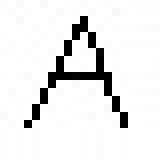
#> input picture Neural Networks - Kohenen Maps/a.jpg, 20 x 20 px (shown 8 times larger)
$ python som_example_1D_letter_recognition.py
#> lines starting #> are read from the running program, lines starting #| are printed output that depends on the picture
### Neural Networks - Kohenen Maps/neural_network.py
import numpy as np
from matplotlib.pyplot import *
from mpl_toolkits.mplot3d import Axes3D
import cv2

class MLP(object): # Trida pro MLP site

    # [61 lines left out: functions __init__, X_bias, v, phi, Y, dphidv, not called in this run]
    def test(self,v):
        dphidv_ = 2 * np.exp(-v) / (1. + np.exp(-v)) ** 2
        return dphidv_
    # [146 lines left out: functions dydw, Jv, Jw, Jacobian, Jw_Jv, W_V_LM and 2 more, not called in this run]


#Class of different types of HONU neural units. Divison LNU/QNU/CNU and SampleBySample/Batch
#This class is made in such a way that switching LNU/QNU/CNU can be done by simply switching of all names LNU/QNU/CNU in a script

# V teto tride komentar pouze k QNU_Batch a k QNU sample, nebot se vse dale opakuje
class HONU(object): # HONU trida
    class QNU_Batch(object): # Podtrida QNU - argument je DIM viz funkce input_DIM.
        # PRO DAVKOVE UCENI (+Jakobian, jinak podobne jako Sample)
        '''
        Object QNU neuronu pro davkove uceni
        '''
        # [74 lines left out: functions __init__, Jacobian, col_W_from_W, Y, not called in this run]

    class QNU_Sample(object): # dle QNU_Batch
        '''
        Objekt QNU neuronu pro krokove uceni
        '''
        # [58 lines left out: functions __init__, col_X, col_W_from_W, not called in this run]

        def Y(self,col_X,col_W):
            Y = np.dot(col_X,col_W)
            return Y

    class LNU_Sample(object):
        # [37 lines left out: functions __init__, col_X, col_W_from_W, not called in this run]

        def Y(self,col_X,col_W):
            Y = np.dot(col_X,col_W)
            return  Y

    class LNU_Batch(object):
        # [51 lines left out: functions __init__, Jacobian, col_W_from_W, Y, not called in this run]
    # CNU BATCH FINISHED
    class CNU_Batch(object):
        # [73 lines left out: functions __init__, Jacobian, col_W_from_W, Y, not called in this run]


    class CNU_Sample(object):
        # [54 lines left out: functions __init__, col_X, col_W_from_W, not called in this run]

        def Y(self, col_X, col_W):
            Y = np.dot(col_X, col_W)
            return Y


'''
Prace s vektorem/matici vstupu
'''
#Trida s kterou lze manipulovat se vstupni matici -> Asi zbytecne komplikovane naprogramovana, vychazi z ni funkce force_recurrent....
# Asi neni treba komentovat
class Dynamic_batch(object):
    def __init__(self,yr,number_of_reccurents,initial):
        self.input = np.ones((int(yr.shape[0]),number_of_reccurents))*initial
    def init_matrix(self):
        return self.input
    # [63 lines left out: functions input_history, recurrent, force_recurrent, force_recurrent_gap, recurrent_gap, not called in this run]

"""
Examples
num=np.arange(1000)
x = nn.force_recurrent_gap(num,4,3,0)
y = nn.force_recurrent(num,4,0) 999 998 997 996
z = nn.recurrent_gap(num,20,4,3) 999,996,993,900 last row
"""

'''
Ucici algoritmy(Zejmena pro HONU)
'''
#Class of Backpropagation Methods
class Backpropagation(object):
    def __init__(self):
        pass

    '''Sample methods NGD, GD'''
    # Normalized Gradient Descent
    # [59 lines left out: functions NGD, NGD_MLP, GD_MLP, GD, not called in this run]


    '''Batch methods CGD, LM '''
    class CGD(object):
        def __init__(self):
            pass
        # Pocatecni promenna

        # [86 lines left out: functions b, A, re, CGD, LM, not called in this run]


"""Functions for easier use of Neural Network module"""
"""
INPUTS AND OUTPUTS FORM:
Columns x1,x2,x3....
Rows x1(k),x1(k+1).... -data in time
"""

# Put X through this function. return DIM, which will calculate dimension for layersize of HONU
# example QNU = HONU().QNU_Batch(DIM)
# In Dynamic HONU we must count with reccurent inputs so total Dimension is DIM+Y_recurrent+U_recurrent - 1 (-1 sometimes)

# [26 lines left out: functions input_dim, input_shape, output_shape, not called in this run]

#Pri praci s MLP - prida se sloupec Biasu
def X_bias(X_):
    X_ = np.insert(X_, 0, 1, axis=1)
    return X_


# Coarse
# [55 lines left out: functions coarse_grain, stack_input, fcnEA, Learning_entropy, Wm_operation, arithmetic_error, not called in this run]

def ratio_yr_to_ari_er(value,ari_er):
    error_percentage = ari_er/value
    return error_percentage


#### SELF ORGANIZING MAPS

class SOM(object):
    def __init__(self,n,m,I):
        self.n=n
        self.m=m
        self.I=I # a-pocet -(treba pocet barev), b-struktura (RGB-3)
        self.weights = np.random.rand(n,m,I.shape[1])
        #I = np.array([[1,1,1],[0,1,0],[1,0,0],[0,0,0]])#,[0,1,1]])

        self.winner = np.zeros((n, m)) # saves the Carthese coordinates of actual winner which will be saved in winner_z
        self.winner_z = np.zeros((I.shape[0], 2)) # saves the winners of all inputs in one epochs

    def distance(self,inp,w):
        d= np.sqrt(np.sum((inp-w)**2))
        return d
    def update_w(self,i,ww,g,L):
        ww = ww + g*L*(i-ww)
        return ww
    def n_dist(self,inp,wei):
        dis = np.sqrt(np.sum((inp-wei)**2))
        return dis
    def neighbourhood_size(self,G0,t,lam):
        G=G0**(np.exp(-t/lam))
        return G
    def neighbourhood_size_mh(self,G0,t,lam):
        G=G0*(np.exp(-t/lam))
        return G
    def Le(self,L0,t,lam):
        L=L0*(np.exp(-t/lam))
        return L
    # [4 lines left out: function gauss, not called in this run]
    def mexican_hat(self,V1,V2,G): # influence rate
        dis = np.sum((V1 - V2) ** 2)
        mh=(1-np.sqrt(dis)/(G**2))*np.exp(-dis/(2*(G**2)))
        return mh

    # [21 lines left out: function som_it, not called in this run]

    def som_one(self,ep, n, m, G0, L0, tau1, tau2,weights,type='mexican'):
        I = self.I
        G = self.neighbourhood_size(G0, ep, tau1)
        L = self.Le(L0, ep, tau2)

        for z in range(I.shape[0]):
            for k in range(n):
                for l in range(m):
                    self.winner[k, l] = self.distance(I[z], weights[k, l, :])

            win = np.where(self.winner == np.amin(self.winner))
            win = np.asarray(win) * 1.0
            self.winner_z[z, :] = win[:, 0]
        for z in range(I.shape[0]):
            for l in range(m):
                for k in range(n):
                    if type =='gauss':
                        g = self.gauss(self.winner_z[z, :], np.array([k, l]), G)
                    if type=='mexican':
                        g = self.mexican_hat(self.winner_z[z, :], np.array([k, l]), G)

                    weights[k, l, :] = self.update_w(I[z], weights[k, l, :], L, g)

        return weights

    # [98 lines left out: functions u_matrix, plot_net, plot_scatter, plot_2dnet, plot_2dnet_data, not called in this run]

def translate_image(img):
    I = np.array([0, 0])
    img = cv2.flip(img, 0)
    for i in range(img.shape[0]):
        for j in range(img.shape[1]):
            if np.sum(img[i, j, :]) < 2.8:
                I = np.vstack((I, np.array([j, i])))
    try:
        I = I[1:, :]
    except:
        pass
    return I


# [6 lines of commented-out code are left out]

### Neural Networks - Kohenen Maps/som_example_1D_letter_recognition.py
import numpy as np
from matplotlib.pyplot import *
import cv2
import neural_network as nn
o=cv2.imread('a.jpg')
#> o is the input picture: shape (20, 20, 3); min 0, max 255, mean 233.3

I = nn.translate_image(o)
#> in translate_image, `img = cv2.flip(img, 0)`:
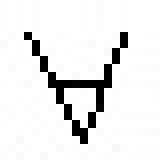
#> img: shape (20, 20, 3) (shown 8 times larger); min 0, max 255, mean 233.3
#> I = 23 rows, first 8: [3, 4], [4, 5], [4, 6], [14, 6], [5, 7], [14, 7], [13, 8], [6, 9]
print(I.shape)
#| (23, 2)
#I = np.random.shuffle(I)
#I = I[::11]
np.random.shuffle(I)
print(I.shape)
#| (23, 2)
show()
print(I.shape)
#| (23, 2)
plot(I[:,0],I[:,1],'ro')
show()
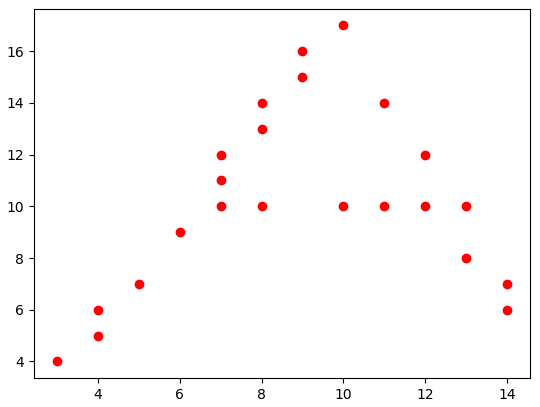
#> figure drawn by matplotlib, 1 panel
#imshow(o)
#show()


import neural_network as nn
n=8#o.shape[0]
m=8#o.shape[1]
print(I.shape)
#| (23, 2)
print(n)
som = nn.SOM(n,m,I)
#> in __init__, `self.I=I`: self.I = 23 rows, first 8: [11, 10], [10, 10], [9, 16], [7, 11], [9, 15], [4, 5], [13, 10], [10, 17]
weights=som.weights
print(weights)
#> (printed output is left out)
epochs=100
for ep in range(epochs):
    #"""
    axis([0, 35, 0, 35])
    ion()
    cla()

    for i in range(n):
        for j in range(m):
#> (the run stopped early here; a loop or call above may not have finished)
